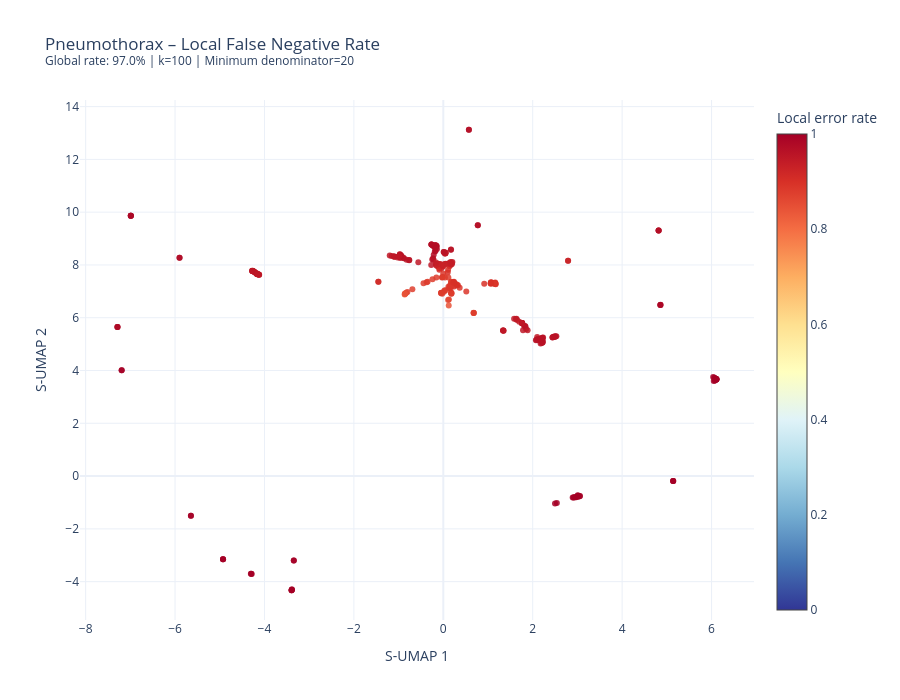
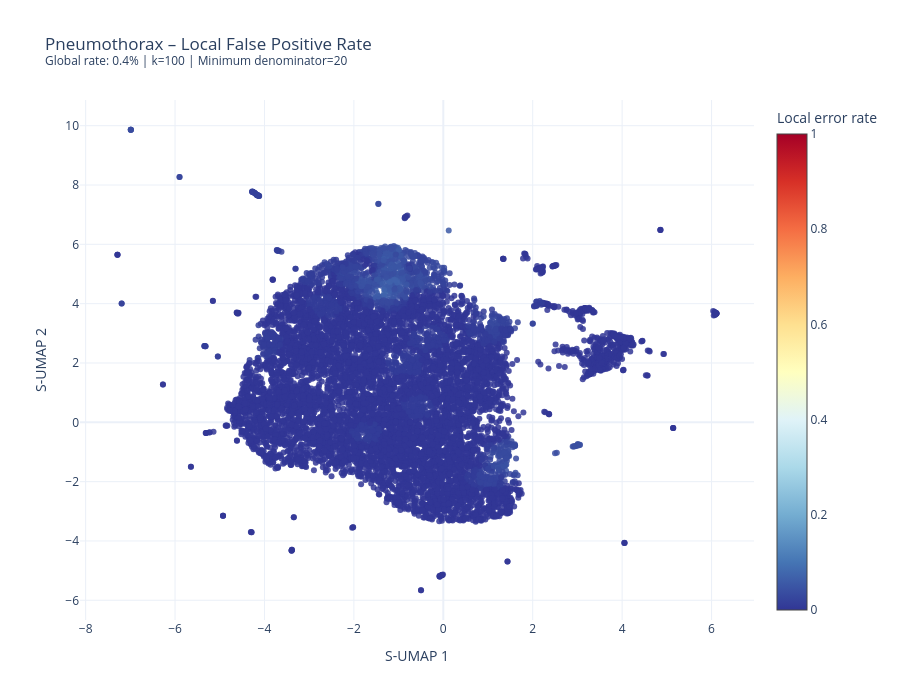

Write notebook code for charts like these, in order.
### Code cell
pathology = "Pneumothorax"

# Calculate the same S-UMAP embedding used in your
# existing visualization.
embedding = downprojector.calculate_projection(
    "feature",
    "S-UMAP",
    target_labels=XRAY_LABELS_LIST,
    label_name=pathology
)

results = create_local_error_maps(
    embedding=embedding,
    ground_truth=XRAY_LABELS_LIST,
    model_scores=MODEL_SCORE_PREDICTIONS_CONVERTED,
    pathology=pathology,
    label_indices_map=DATASET_LABEL_INDICES_MAP,
    threshold=0.7,
    k=100,
    min_class_count=20
)

### Figure 1 — Plotly figure (JSON) as saved in the notebook; plotly's stock layout.template omitted (floating-point values rounded to 4 significant figures; data arrays with more than 128 entries replaced by an {"elided": "..."} marker saying what was removed)
{"data": [{"customdata": {"elided": "309x2 int values"}, "hovertemplate": "Local error rate: %{marker.color:.1%}<br>Errors: %{customdata[0]}<br>Relevant cases: %{customdata[1]}<br><extra></extra>", "marker": {"cmax": 1, "cmin": 0, "color": {"elided": "309 float values"}, "colorbar": {"title": {"text": "Local error rate"}}, "colorscale": [[0, "rgb(49,54,149)"], [0.1, "rgb(69,117,180)"], [0.2, "rgb(116,173,209)"], [0.3, "rgb(171,217,233)"], [0.4, "rgb(224,243,248)"], [0.5, "rgb(255,255,191)"], [0.6, "rgb(254,224,144)"], [0.7, "rgb(253,174,97)"], [0.8, "rgb(244,109,67)"], [0.9, "rgb(215,48,39)"], [1, "rgb(165,0,38)"]], "opacity": 0.85, "size": 6}, "mode": "markers", "type": "scatter", "x": {"elided": "309 float values"}, "y": {"elided": "309 float values"}}], "layout": {"height": 700, "title": {"text": "Pneumothorax – Local False Negative Rate<br><sup>Global rate: 97.0% | k=100 | Minimum denominator=20</sup>"}, "width": 900, "xaxis": {"title": {"text": "S-UMAP 1"}}, "yaxis": {"title": {"text": "S-UMAP 2"}}}}

### Figure 2 — Plotly figure (JSON) as saved in the notebook; plotly's stock layout.template omitted (floating-point values rounded to 4 significant figures; data arrays with more than 128 entries replaced by an {"elided": "..."} marker saying what was removed)
{"data": [{"customdata": {"elided": "9820x2 int values"}, "hovertemplate": "Local error rate: %{marker.color:.1%}<br>Errors: %{customdata[0]}<br>Relevant cases: %{customdata[1]}<br><extra></extra>", "marker": {"cmax": 1, "cmin": 0, "color": {"elided": "9820 float values"}, "colorbar": {"title": {"text": "Local error rate"}}, "colorscale": [[0, "rgb(49,54,149)"], [0.1, "rgb(69,117,180)"], [0.2, "rgb(116,173,209)"], [0.3, "rgb(171,217,233)"], [0.4, "rgb(224,243,248)"], [0.5, "rgb(255,255,191)"], [0.6, "rgb(254,224,144)"], [0.7, "rgb(253,174,97)"], [0.8, "rgb(244,109,67)"], [0.9, "rgb(215,48,39)"], [1, "rgb(165,0,38)"]], "opacity": 0.85, "size": 6}, "mode": "markers", "type": "scatter", "x": {"elided": "9820 float values"}, "y": {"elided": "9820 float values"}}], "layout": {"height": 700, "title": {"text": "Pneumothorax – Local False Positive Rate<br><sup>Global rate: 0.4% | k=100 | Minimum denominator=20</sup>"}, "width": 900, "xaxis": {"title": {"text": "S-UMAP 1"}}, "yaxis": {"title": {"text": "S-UMAP 2"}}}}
